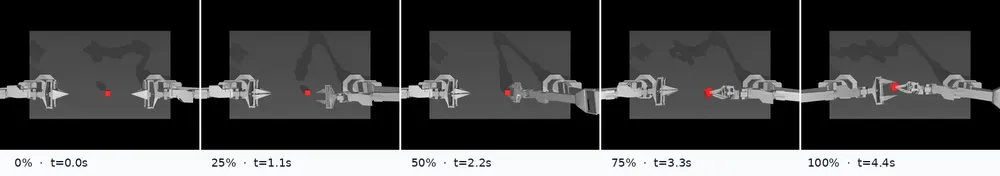
#> input picture codes/practices/amd/vla/act/reports/act_aloha_transfer_keyframes.webp, 1000 x 176 px, shrunk from 1600 x 282 before the run
$ python -i ball_detector.py   (imports and definitions only)
#> lines starting #> are read from the running program, lines starting #| are printed output that depends on the picture; after the words box and inside, x2 and y2 are one past the last pixel; in counts of white or black regions, pixels touching at a corner belong together
"""红球 HSV 阈值检测（教程 §8.3 方案 A）。"""

from __future__ import annotations

import cv2
import numpy as np

# 红色在 HSV 横跨 0 度，需要两段并集
_LOW1 = np.array([0, 120, 80], dtype=np.uint8)
_HIGH1 = np.array([10, 255, 255], dtype=np.uint8)
_LOW2 = np.array([170, 120, 80], dtype=np.uint8)
_HIGH2 = np.array([180, 255, 255], dtype=np.uint8)

_MIN_AREA = 50


def detect_red_ball(rgb: np.ndarray) -> dict | None:
    """检测图像中的红球，返回 bbox dict 或 None。

    Parameters
    ----------
    rgb : (H, W, 3) uint8 RGB 图像

    Returns
    -------
    dict with keys cx, cy, w, h, area  或  None（未检测到）
    """
    bgr = cv2.cvtColor(rgb, cv2.COLOR_RGB2BGR)
#> bgr is the input picture: shape (176, 1000, 3); mean B, G, R 72.4, 72.2, 72.1
    hsv = cv2.cvtColor(bgr, cv2.COLOR_BGR2HSV)
#> hsv: shape (176, 1000, 3); mean H, S, V 17.9, 1.3, 72.6

    mask1 = cv2.inRange(hsv, _LOW1, _HIGH1)
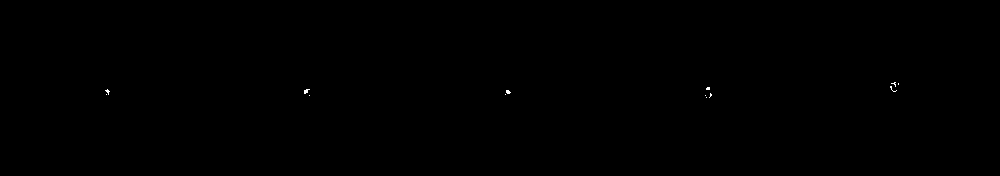
#> mask1: shape (176, 1000); 0.05% white in thin lines or dots, all inside (x1, y1, x2, y2) = (105, 82, 899, 98)
    mask2 = cv2.inRange(hsv, _LOW2, _HIGH2)
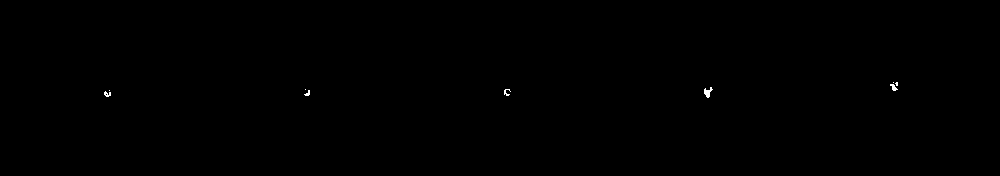
#> mask2: shape (176, 1000); 0.09% white in thin lines or dots, all inside (x1, y1, x2, y2) = (104, 82, 898, 98)
    mask = mask1 | mask2
#> mask: shape (176, 1000); 0.15% white; 5 white regions

    contours, _ = cv2.findContours(mask, cv2.RETR_EXTERNAL, cv2.CHAIN_APPROX_SIMPLE)
#> contours = 5 contours; box (x1, y1, x2, y2) and area: (704, 87, 713, 98) 57, (890, 82, 899, 92) 49, (104, 89, 111, 97) 30, (504, 89, 511, 96) 30, (304, 89, 310, 96) 29
    if not contours:
        return None

    best = max(contours, key=cv2.contourArea)
#> best = contour of 16 points, box (x1, y1, x2, y2) (704, 87, 713, 98), area 57
    area = cv2.contourArea(best)
#> area = 57
    if area < _MIN_AREA:
        return None

    x, y, w, h = cv2.boundingRect(best)
#> x = 704; y = 87; w = 9; h = 11
    return {
        "cx": x + w / 2,
        "cy": y + h / 2,
        "w": w,
        "h": h,
        "area": area,
    }

>>> import cv2
>>> picture = cv2.cvtColor(cv2.imread('../../../../vla/act/reports/act_aloha_transfer_keyframes.webp'), cv2.COLOR_BGR2RGB)
>>> result = detect_red_ball(picture)
#> result = {'cx': 708.5, 'cy': 92.5, 'w': 9, 'h': 11, 'area': 57}
